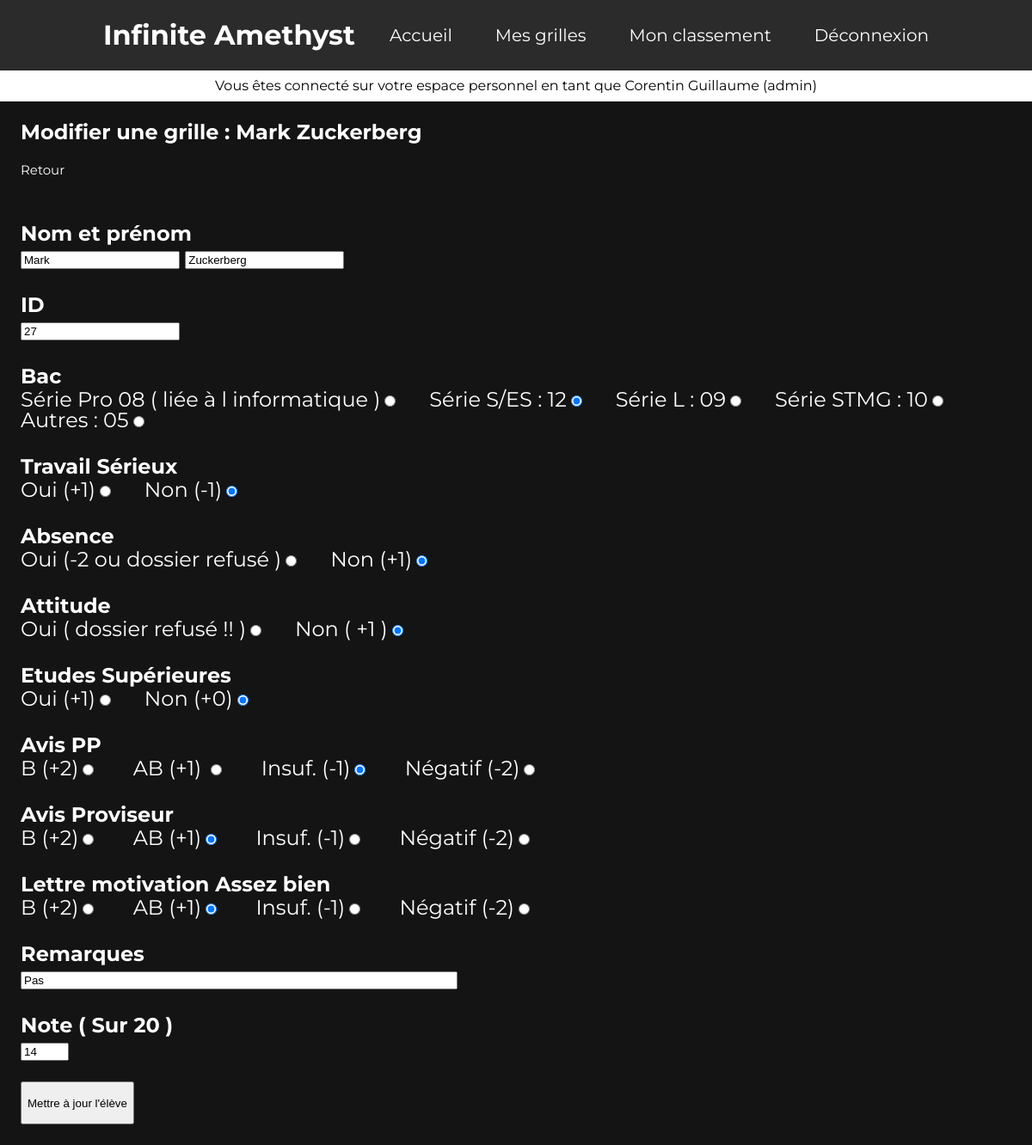
/modify-eleve?id=27 (signed in), run on an earlier commit of the app's database.
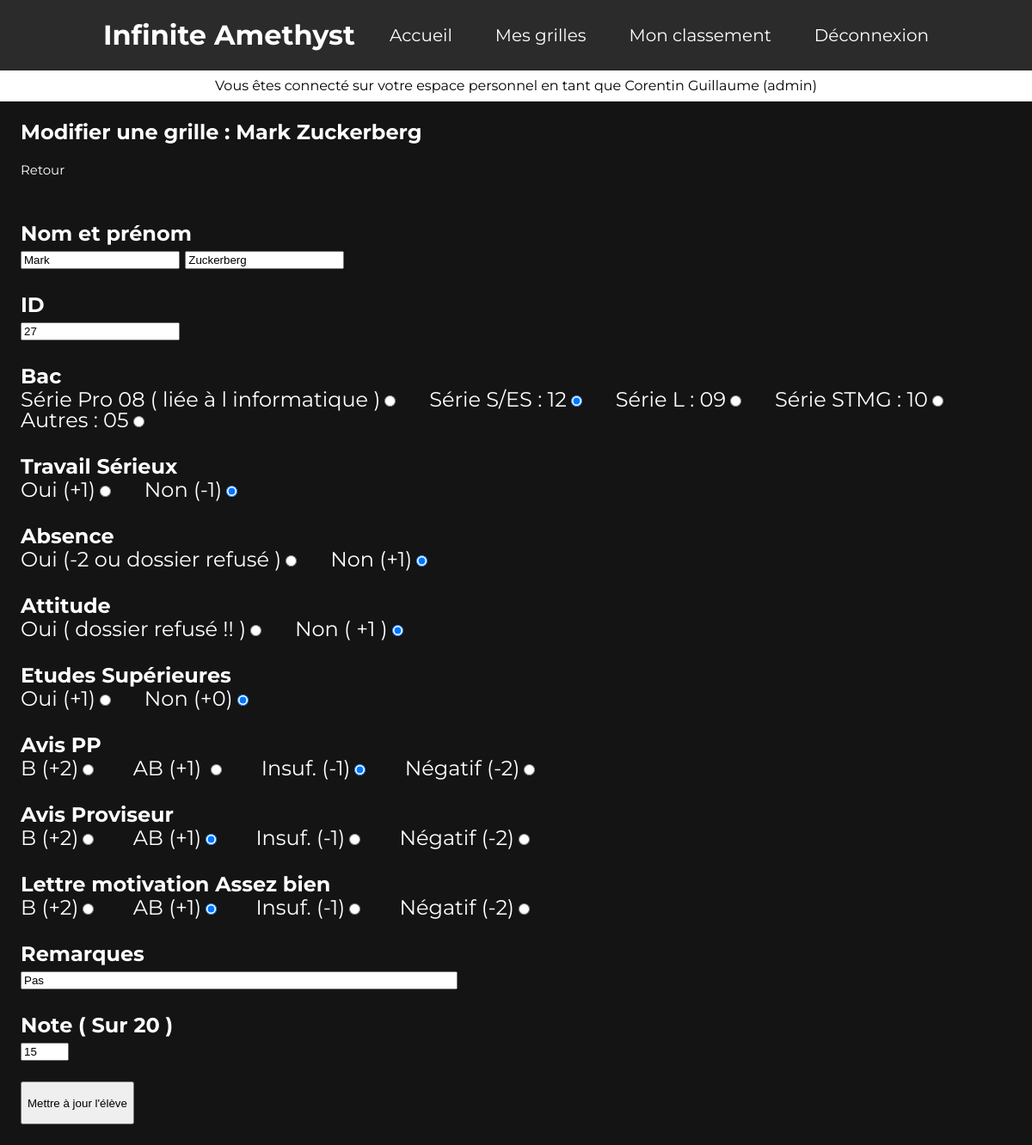
And on a later commit of the database.
### tables this page shows
CREATE TABLE `eleve` (
  `id` int NOT NULL COMMENT 'User ID',
  `nom` varchar(16) NOT NULL,
  `prenom` varchar(16) NOT NULL,
  `bac` varchar(26) NOT NULL COMMENT '0: bac pro\r\n1: s\r\n2: L\r\n3:STMG\r\n4: Autre',
  `travail` varchar(16) NOT NULL COMMENT 'true for yes, false for no',
  `absences` varchar(16) NOT NULL,
  `attitude` varchar(16) NOT NULL,
  `etudes` varchar(16) NOT NULL,
  `avis_pp` varchar(16) NOT NULL COMMENT '0: B\r\n1 : AB\r\n2: Insuf\r\n3: Negatif',
  `avis_prov` varchar(16) NOT NULL COMMENT '0: B\r\n1 : AB\r\n2: Insuf\r\n3: Negatif',
  `lettre` varchar(16) NOT NULL COMMENT '0: B\r\n1 : AB\r\n2: Insuf\r\n3: Negatif',
  `remarques` varchar(255) DEFAULT NULL,
  `note` int NOT NULL
);

### modify-eleve.php (the view, shortened to what the changed rows need)
<!DOCTYPE html>
<html lang="fr">
<head>
    <link rel="stylesheet" href="./css/reset.css">
    <link rel="stylesheet" href="./css/newGrille.css">
</head>
<body>
    <?php
    require_once('./connection.php');
    include('./homepages/prof/header.php');
    if (isset($_GET['id'])) {
        $id = $_GET['id'];
        $sql = "SELECT * FROM eleve WHERE id=:id";
        $res = $conn->prepare($sql);
        $res->execute(array(':id' => $id));
        $data = $res->fetchAll(PDO::FETCH_ASSOC);
        if ($data) {
            foreach ($data as $v) {
                $nom = $v["nom"];
                $prenom = $v["prenom"];
                $avis_pp = $v["avis_pp"];
                $avis_prov = $v["avis_prov"];
                $lettre = $v["lettre"];
                $note = $v["note"];
                $id = $v['id'];
                $complete_name = $v["prenom"] . " " . $v["nom"];
            }
        } else {
            header('location: ./make?action=see-accounts');
        }
    } else {
        header('location: ./make?action=see-table');
    }
    ?>
    <div class="menu">
        <b>Modifier une grille :
            <?php echo $complete_name ?>
        </b>
        <a href="../make?action=see-table">Retour</a>
        <form action="./submit-eleve" method="POST">
            <div class="container">
                <div class="title">
                    <p>Nom et prénom</p>
                    <input type="text" <?php echo "value={$prenom}"; ?> placeholder="Prénom" name="surname">
                    <input type="text" <?php echo "value={$nom}"; ?> placeholder="Nom" name="name">
                </div>
                <div class="title">
                    <p>ID</p>
                    <input type="text" placeholder="ID" name="id" <?php echo "value={$id}"; ?> readonly>
                </div>
                <div class="title">
                    <span>B (+2)<input value="Bien" <?php if ($avis_pp == 'Bien') {
                                                        echo 'checked';
                                                    } ?> type="radio" name="avisPP" id=""></span>
                    <span>Insuf. (-1)<input type="radio" name="avisPP" <?php if ($avis_pp == 'Insuf.') {
                                                                            echo 'checked';
                                                                        } ?> value="Insuf." id=""></span>
                    <span>Négatif (-2)<input type="radio" name="avisPP" <?php if ($avis_pp == 'Négatif') {
                                                                            echo 'checked';
                                                                        }
                                                                        ?> value="Négatif" id=""></span>
                </div>
                <div class="title">
                    <span>B (+2)<input type="radio" value="Bien" <?php if ($avis_prov == 'Bien') {
                                                                        echo 'checked';
                                                                    } ?> name="avisProv" id="avisProv"></span>
                    <span>AB (+1)<input value="Assez bien" <?php if ($avis_prov == 'Assez bien') {
                                                                echo 'checked';
                                                            } ?> type="radio" name="avisProv" value="2" id=""></span>
                    <span>Insuf. (-1)<input type="radio" <?php if ($avis_prov == 'Insuf.') {
                                                                echo 'checked';
                                                            } ?> name="avisProv" value="Insuf." id=""></span>
                    <span>Négatif (-2)<input type="radio" <?php if ($avis_prov == 'Négatif') {
                                                                echo 'checked';
                                                            } ?> name="avisProv" value="Négatif" id=""></span>
                </div>
                <div class="title">
                    <p>Lettre motivation
                        <?php echo $lettre ?>
                    </p>
                    <span>B (+2)<input value="Bien" <?php if ($lettre == 'Bien') {
                                                        echo 'checked';
                                                    } ?> type="radio" name="lettreMotiv" id=""></span>
                    <span>AB (+1)<input type="radio" value="Assez bien" type="radio" name="lettreMotiv" <?php
                                                                                                        if ($lettre == 'Assez bien') {
                                                                                                            echo 'checked';
                                                                                                        } ?> id=""></span>
                    <span>Insuf. (-1)<input type="radio" <?php if ($lettre == 'Insuf.') {
                                                                echo 'checked';
                                                            } ?> name="lettreMotiv" value="Insuf." id=""></span>
                    <span>Négatif (-2)<input type="radio" value="Négatif" <?php if ($lettre == 'Négatif') {
                                                                                echo 'checked';
                                                                            }
                                                                            ?> type="radio" name="lettreMotiv" id=""></span>
                </div>
                <div class="title">
                    <p>Note ( Sur 20 )</p>
                    <input type="number" id="note" name="note" min="0" max="20" <?php echo "value={$note}"; ?>>
                </div>
        </form>
    </div>
</body>
</html>

What changed in the data, as far as the page shows it:
changed eleve "Mark Zuckerberg": note "14" → "15"
